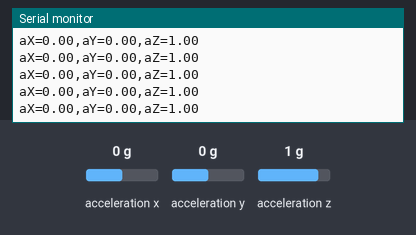
Recording of a sketch running on a simulated ESP32. Parts: the last lines printed to the serial monitor. The inputs (shaded band) are chosen by the test bench; at power-on: acceleration x 0 g, acceleration y 0 g, acceleration z 1 g.

Above: at 1.2 s.
1.3 s: acceleration x set to -1.4 g
At 2.3 s:
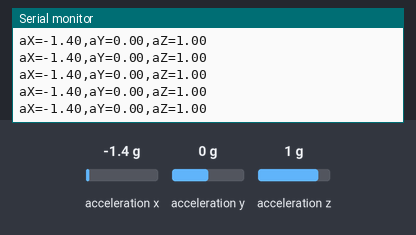
4.3 s: acceleration y set to -1.4 g
At 4.8 s:
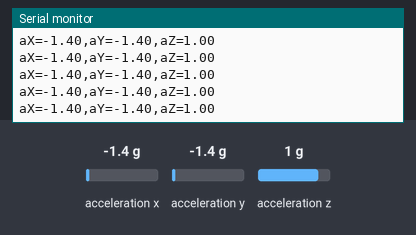
7.3 s: acceleration x set to 0 g
At 8.1 s:
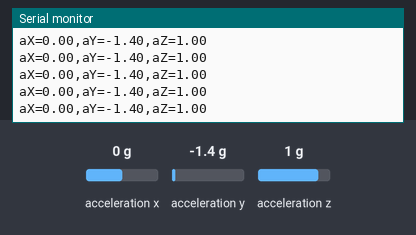
10.3 s: acceleration y set to 0 g
At 11.0 s:
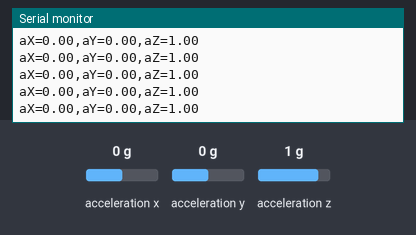
13.3 s: acceleration z set to -1.4 g
At 13.9 s:
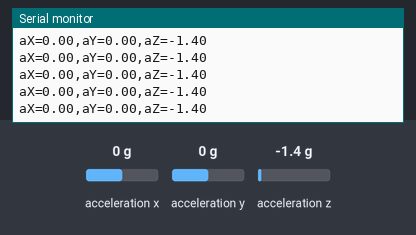
16.3 s: acceleration z set to 0 g
At 16.8 s:
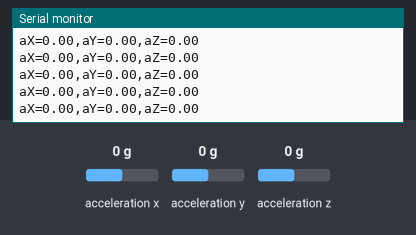
Timing chart, 0 to 19.3 s (numbered marks = the images above; inputs shaded):
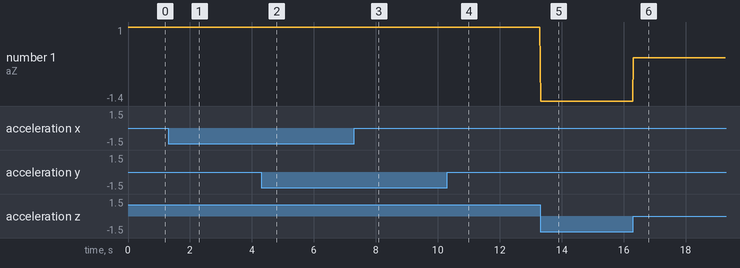

Measured:
- after the input at 1.3 s, the serial monitor: prints a new line at once (image 1)
- after the input at 4.3 s, the serial monitor: prints a new line at once (image 2)
- after the input at 7.3 s, the serial monitor: prints a new line at once (image 3)
- after the input at 10.3 s, the serial monitor: prints a new line at once (image 4)
- after the input at 13.3 s, the serial monitor: prints a new line at once (image 5)
- after the input at 16.3 s, the serial monitor: prints a new line at once (image 6)
- plotted number 1: 1 → -1.4 after the input at 13.3 s

The sketch:

chap01.ino
```cpp
#include "getAcceralate.h"

void setup(){
  Serial.begin(9600);
  setAcceralate();
}

void loop(){
  getAcceralate();
}
```

getAcceralate.cpp
```cpp
#include "getAcceralate.h"

// IMUの設定
LSM6DS3 myIMU(I2C_MODE, 0x6A);    //I2C device address 0x6A
float aX, aY, aZ;

// 加速度のしきい値（この値を超えたら1歩とカウント）
const float STEP_THRESHOLD = 1.2;
// 1歩あたりの距離（m）※目安：歩幅約0.7m
const float STEP_LENGTH = 0.7;

// 状態変数
int steps = 0;
bool stepActive = false;

void setAcceralate(){
  Serial.begin(9600);
   // IMUの初期化
  if (myIMU.begin() != 0) {
    Serial.println("Device error");
  } else {
    Serial.println("IMU is available.");
  }
}

void getAcceralate(){
  aX = myIMU.readFloatAccelX();
  aY = myIMU.readFloatAccelY();
  aZ = myIMU.readFloatAccelZ();

  float magnitude = sqrt(aX*aX + aY*aY + aZ*aZ);

  if(magnitude > STEP_THRESHOLD && !stepActive){
    stepActive = true;
    steps++;
  }

  if(magnitude < 0.9){
    stepActive = false;
  }
  Serial.printf("aX=%.2f,",aX);
  Serial.printf("aY=%.2f,",aY);
  Serial.printf("aZ=%.2f\n",aZ);
  // Serial.print("Steps:");
  // Serial.println(steps);
}
```

getAcceralate.h
```cpp
#pragma once
#include <Wire.h>
#include <LSM6DS3.h>

// 状態変数
extern int steps;

extern void setAcceralate();
extern void getAcceralate();
```
